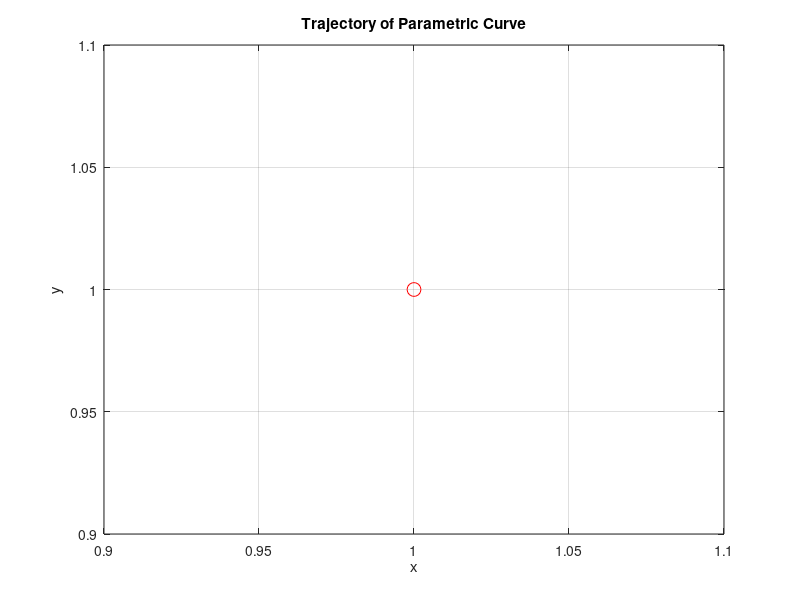

Here is the MATLAB script that generated this plot:
clear all; clc; close all;

% Define the parametric curve function F(t) = (x(t), y(t))
Fx = @(t) (6*t - 9*t^2 + 4*t^3);
Fy = @(t) (-3*t^2 +4*t^3);

% Time interval
t_values = linspace(0, 1, 100);
for i = 1:100
    t =t_values(i);
    plot(Fx(t),Fy(t),'ro', 'MarkerSize',10)
    drawnow
    pause(0.01)
end
% Set the title and labels
title('Trajectory of Parametric Curve');
xlabel('x');
ylabel('y');
grid on;
